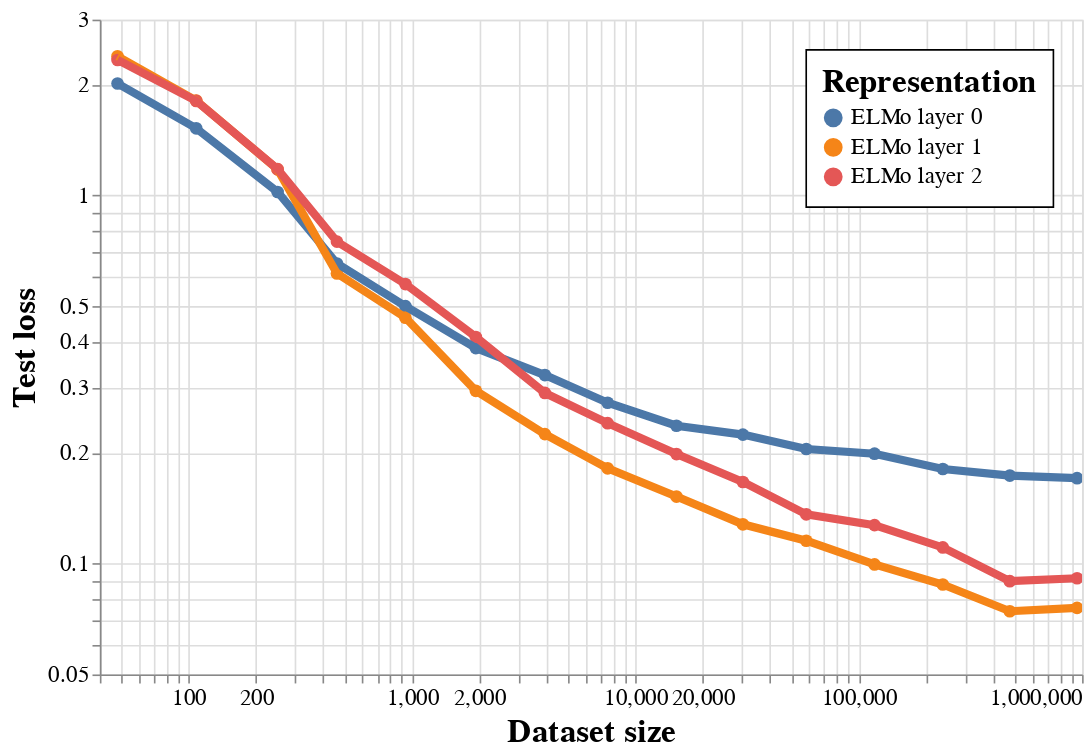

Notebook code for this chart:
### Code cell
df['representation'] = "ELMo layer " + df.model_layer.astype(str)
line = alt.Chart(df[df.corrupted == False], title="").mark_line(size=5).encode(
    x=alt.X('n', scale=alt.Scale(type='log', domain=[40, 1000000], nice=False), title="Dataset size"),
    y=alt.Y('mean_loss_test', scale=alt.Scale(type='log', domain=[0.05, 3], nice=False), title="Test loss"),
    color=alt.Color('representation:N', title="Representation"),
    detail='corrupted:N',
)

point = line.mark_circle(size=60, opacity=1).encode(tooltip=['name', 'mdl', 'model_layer'])
chart = point + line

chart = chart.configure(
    title=alt.TitleConfig(fontSize=35, fontWeight='normal'),
    axis=alt.AxisConfig(titleFontSize=20, labelFontSize=14),
    legend=alt.LegendConfig(titleFontSize=20, labelFontSize=14, labelLimit=0,
                            orient='top-right', padding=10, 
                            fillColor='white', strokeColor='black')
)
chart.properties(width=600, height=400, background='white').interactive()
